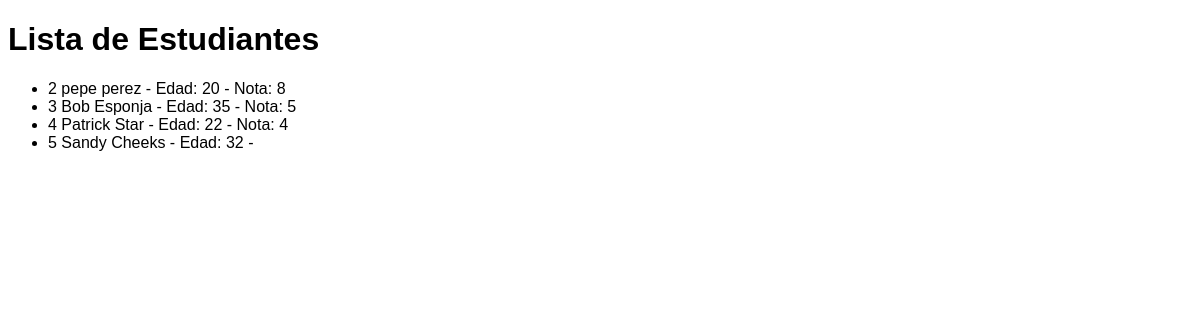
Before: / with the older database file.
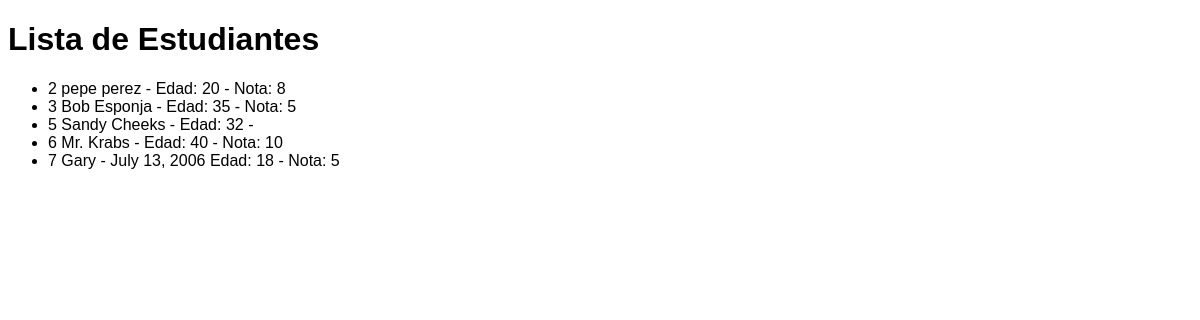
After: the same page with the newer database file.
### GestorEstudiantes/models.py (models this page shows, shortened)
class Estudiante(models.Model):
    id = models.IntegerField(auto_created=True, null=False, blank=False, primary_key=True)
    nombre = models.CharField(max_length=100, null=False)
    apellido = models.CharField(max_length=100, null=True, blank=True)
    edad = models.IntegerField(max_length=3)
    fecha_nacimiento = models.DateField(null=True, blank=True)
    nota = models.IntegerField(max_length=2, null=True, blank=True)

### GestorEstudiantes/views.py (the view)
# urls.py: path('', views.listaEstudiantes, name="estudiantes"),
def listaEstudiantes(request):
    estudiantes = Estudiante.objects.all()
    return render(request, 'lista_estudiantes.html', {'estudiantes': estudiantes})

### GestorEstudiantes/templates/lista_estudiantes.html (shortened to what this page needs)
{% load static %}
<!DOCTYPE html>
<html lang="en">
<head>
    <link rel="stylesheet" type="text/css" href="{% static 'css/styles.css' %}"/>
</head>
<body>
    <h1>Lista de Estudiantes</h1>
        <ul>
            {% for estudiante in estudiantes %}
            <li> {{estudiante.id}}
                {{estudiante.nombre}}
                {% if estudiante.apellido %} {{estudiante.apellido}} {% endif %} -
                {% if estudiante.fecha_nacimiento %} {{estudiante.fecha_nacimiento}} {% endif %}
                 Edad: {{estudiante.edad}} -
                 {% if estudiante.nota %} Nota: {{estudiante.nota}} {% endif %}</li>
            {% endfor %}
        </ul>
</body>
</html>

Changed rows visible on the page:
removed Estudiante: id "4", nombre "Patrick", apellido "Star", edad "22", nota "4"
added Estudiante: id "6", nombre "Mr. Krabs", edad "40", nota "10"
added Estudiante: id "7", nombre "Gary", fecha_nacimiento "July 13, 2006", edad "18", nota "5"
